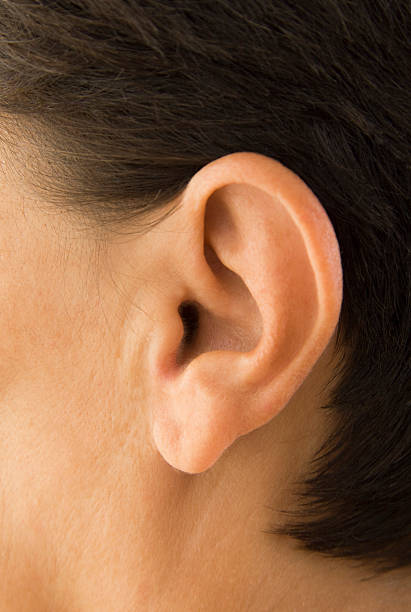
#> input picture 4.jpg, 411 x 612 px
$ python right.py
#> lines starting #> are read from the running program, lines starting #| are printed output that depends on the picture; after the words box and inside, x2 and y2 are one past the last pixel; in counts of white or black regions, pixels touching at a corner belong together
import cv2
img=cv2.imread("4.jpg",cv2.IMREAD_COLOR)
#> img is the input picture: shape (612, 411, 3); mean B, G, R 66.7, 96.3, 137.6
face_cascade=cv2.CascadeClassifier("haarcascade_mcs_rightear.xml")
grey_img=cv2.cvtColor(img,cv2.COLOR_BGR2GRAY)
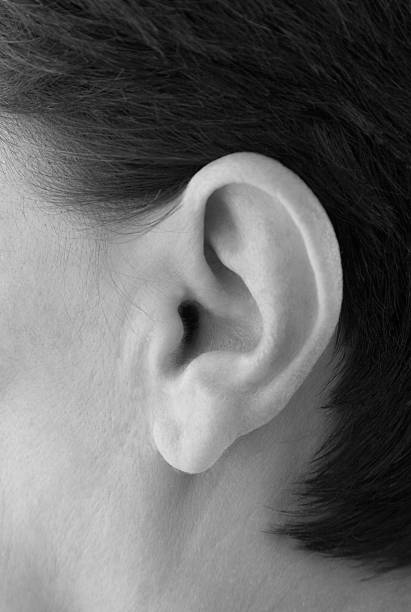
#> grey_img: shape (612, 411); min 0, max 233, mean 105.2
faces=face_cascade.detectMultiScale(grey_img,1.1,3)
#> faces = [[134, 160, 198, 331]]
print(faces)
#| [[134 160 198 331]]
for(x,y,w,h) in faces:
    cv2.rectangle(img,(x,y),(x+w,y+h),(0,255,0),3)
#> this loop made 1 pass
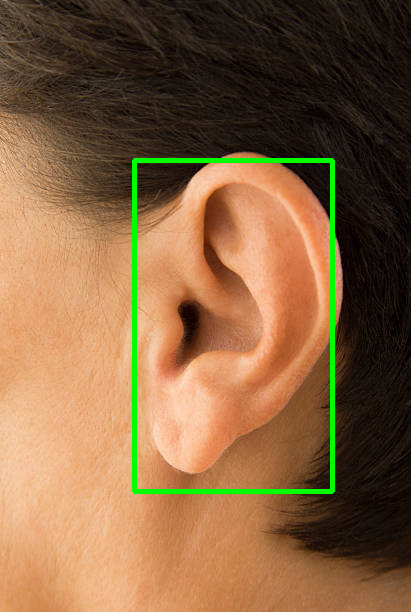
#> img: shape (612, 411, 3); 2.1% of pixels changed, all inside (x1, y1, x2, y2) = (132, 158, 335, 494)
cv2.imshow("rightear Detector",img)
cv2.waitKey(5000)
cv2.destroyAllWindows()

$ run again, with 2.jpg copied over 4.jpg
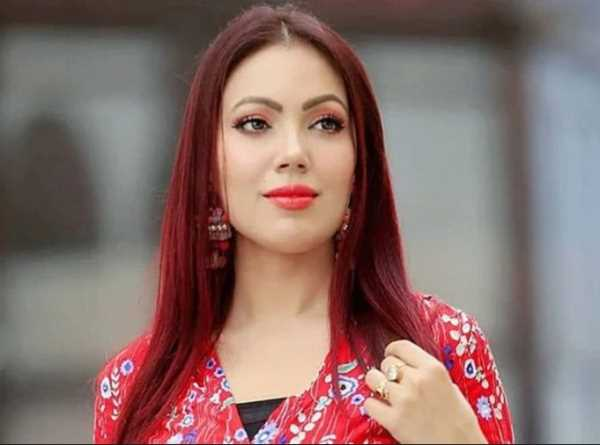
#> input picture 2.jpg, 600 x 445 px
#> img is the input picture: shape (445, 600, 3); mean B, G, R 106.5, 110.2, 137
#> `grey_img=cv2.cvtColor(img,cv2.COLOR_BGR2GRAY)`:
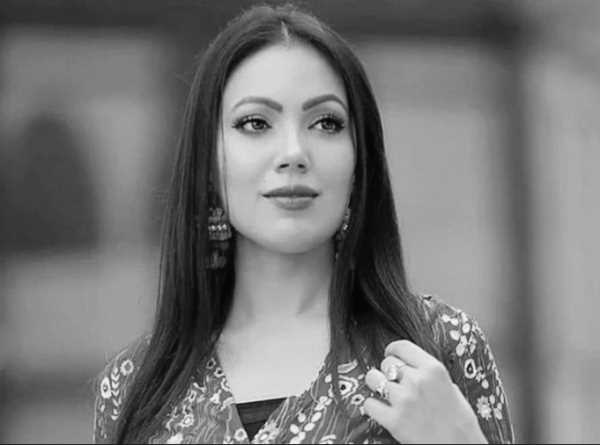
#> grey_img: shape (445, 600); min 2, max 252, mean 117.8
#> faces = ()

$ run again, with 3.jpg copied over 4.jpg
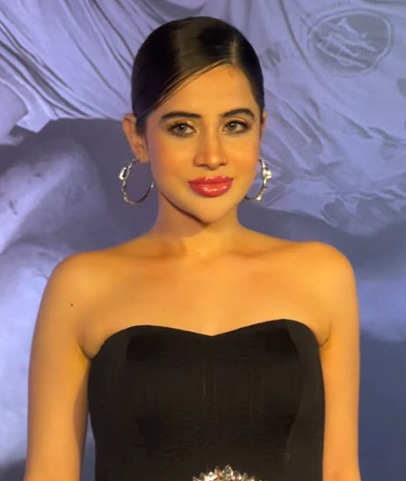
#> input picture 3.jpg, 406 x 481 px
#> img is the input picture: shape (481, 406, 3); mean B, G, R 104, 107.5, 132.2
#> `grey_img=cv2.cvtColor(img,cv2.COLOR_BGR2GRAY)`:
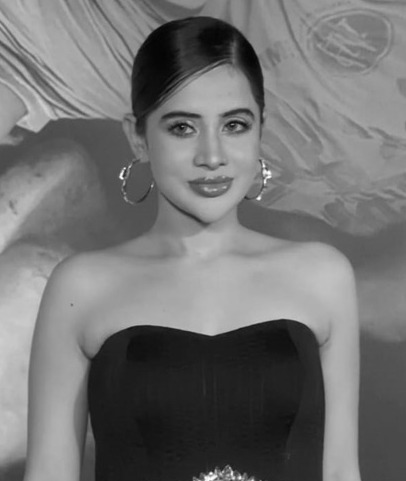
#> grey_img: shape (481, 406); min 2, max 253, mean 114.5
#> faces = ()

$ run again, with 5.jpg copied over 4.jpg
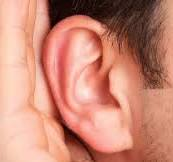
#> input picture 5.jpg, 173 x 162 px
#> img is the input picture: shape (162, 173, 3); mean B, G, R 117.5, 136.4, 201.7
#> `grey_img=cv2.cvtColor(img,cv2.COLOR_BGR2GRAY)`:
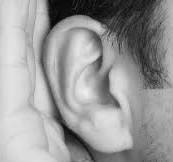
#> grey_img: shape (162, 173); min 3, max 239, mean 153.8
#> faces = ()
